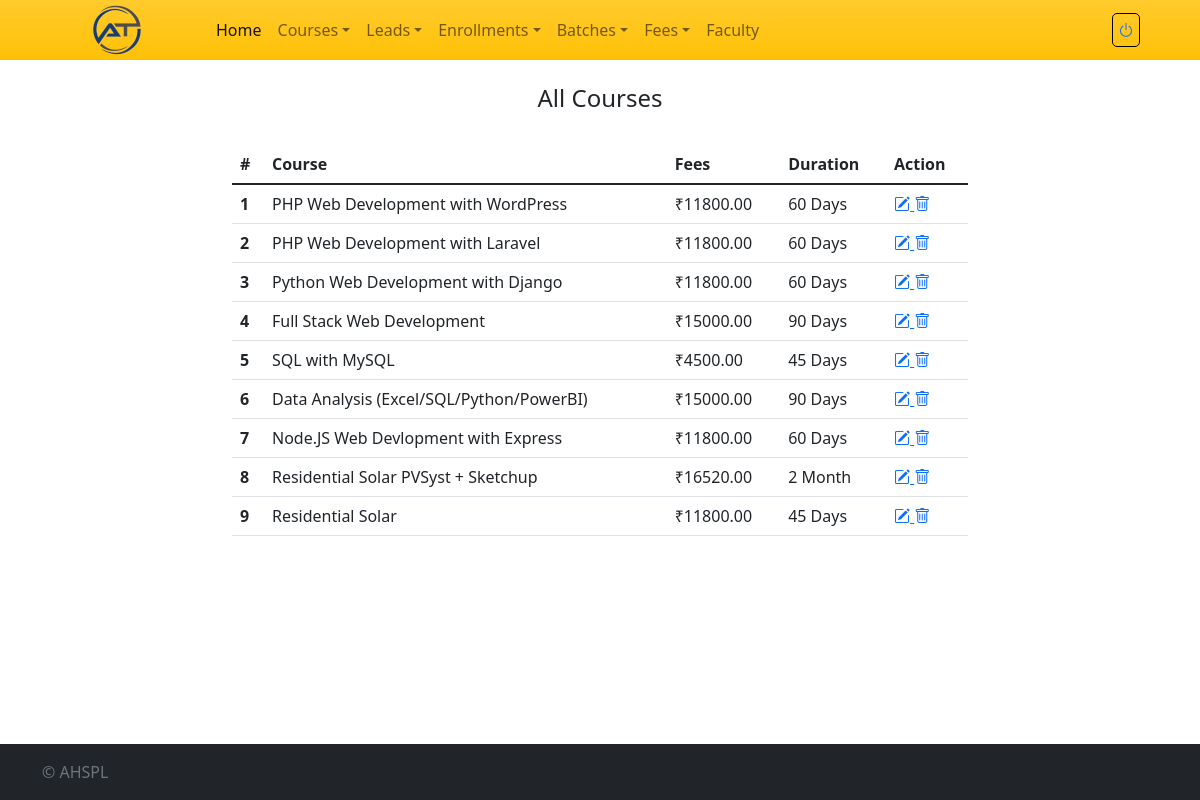
The app's page /all-course (signed in) with its own data.
### crmapp/models.py (models this page shows)
class Course(models.Model):
    course_id = models.AutoField(primary_key=True)
    course_name = models.CharField(max_length=100)
    course_fee = models.DecimalField(max_digits=10, decimal_places=2)
    course_duration = models.CharField(max_length=100, default='')
    date_created = models.DateField(default=datetime.today)

### crmapp/views.py (the view)
# urls.py: path('all-course', login_required(views.all_course), name='all_course'),
def all_course(request):
	all_courses = Course.objects.all()
	context = {'courses': all_courses}
	return render(request,'all-course.html',context)

### templates/all-course.html (shortened to what this page needs)
{% extends 'base.html' %}
{% block content %}
<div class="row">
	<div class="col">
	</div>
    <div class="col-8">
		<div class="py-4 text-center">
	    	<h4>All Courses</h4>
	  	</div>
		<table class="table  table-hover">
		  <thead>
		    <tr>
		      <th scope="col">#</th>
		      <th scope="col">Course</th>
		      <th scope="col">Fees</th>
		      <th scope="col">Duration</th>
		      <th scope="col">Action</th>
		    </tr>
		  </thead>
		  <tbody>
		  	{% for course in courses %}
		    <tr>
				<th scope="row">{{ forloop.counter }}</th>
				<td>{{ course.course_name }}</td>
				<td>₹{{ course.course_fee }}</td>
				<td>{{ course.course_duration }}</td>
				<td>
				    <a href="{% url 'edit_course' course.course_id %}">
				        <i class="bi bi-pencil-square" title="Edit"></i>
				    </a>
				    <a onclick="return confirmDelete();" href="{% url 'delete_course' course.course_id %}">
				        <i class="bi bi-trash" title="Delete"></i>
				    </a>
				</td>
		    </tr>
		    {% endfor %}
		  </tbody>
		</table>
	</div>
	<div class="col">
	</div>
</div>
{% endblock %}

### records on screen
Course: course_name "PHP Web Development with WordPress", course_fee "11800.00", course_duration "60 Days"
Course: course_name "PHP Web Development with Laravel", course_fee "11800.00", course_duration "60 Days"
Course: course_name "Python Web Development with Django", course_fee "11800.00", course_duration "60 Days"
Course: course_name "Full Stack Web Development", course_fee "15000.00", course_duration "90 Days"
Course: course_name "SQL with MySQL", course_fee "4500.00", course_duration "45 Days"
Course: course_name "Data Analysis (Excel/SQL/Python/PowerBI)", course_fee "15000.00", course_duration "90 Days"
Course: course_name "Node.JS Web Devlopment with Express", course_fee "11800.00", course_duration "60 Days"
Course: course_name "Residential Solar PVSyst + Sketchup", course_fee "16520.00", course_duration "2 Month"
Course: course_name "Residential Solar", course_fee "11800.00", course_duration "45 Days"
